Frame 1 (no input): blank canvas, image omitted
Frame 60 (the mouse pressed at the canvas centre just before this capture): blank canvas, image omitted
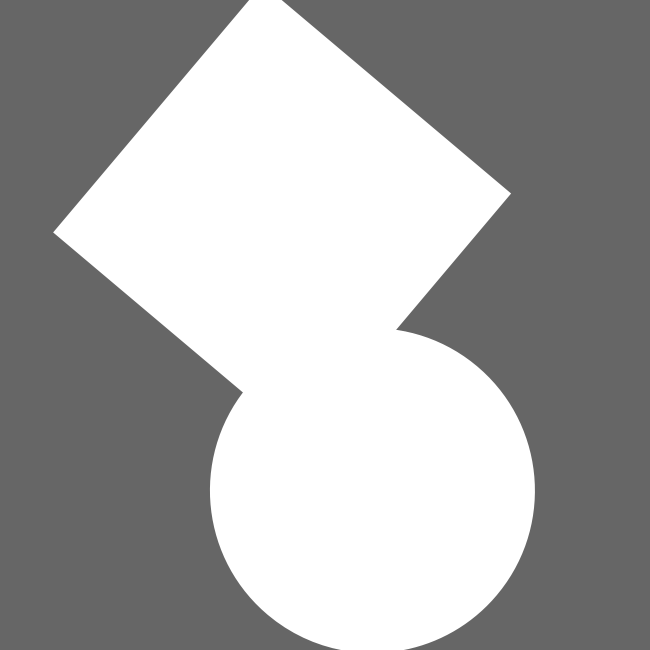
Frame 120 (the mouse held since frame 60 and released just before this capture)

The Processing sketch whose frames 1 and 60 were blank and that drew this single picture after the mouse press (run headless with seeded random() and noise(); from frame 60 on, the mouse is pressed at the canvas centre):

// Processing sketch: processing_51745
// ── processing_51745.pde

float angle;
float jitter;
int x1, x2, x3, x4, x5;
int y1, y2, y3, y4, y5;

void setup() {
  size(650, 650);
  smooth();
  noStroke();
  fill(255);
  rectMode(CENTER);
  frameRate(30);
  x1 = (int)random(-200, 200);
  x2 = (int)random(-200, 200);
  x3 = (int)random(-200, 200);
  y1 = (int)random(-200, 200);
  y2 = (int)random(-200, 200);
  y3 = (int)random(-200, 200);
}

void draw() {
  background(102);

  // during even-numbered seconds (0, 2, 4, 6...)
  if (second() % 2 == 0) {  
    jitter = random(-0.1, 0.1);
  }
  if (second() % 10 == 0) {
   translate(random(-50, 50), random(-50, 50));
  }
  angle = angle + jitter;
  float c = cos(angle);
  translate(width/2, height/2);
  rotate(c);
  rect(x1, y1, mouseX, mouseY);
  ellipse(x2, y2, mouseX, mouseY);
  triangle(x3, y3, mouseY, mouseX, mouseX, mouseY); 
}
